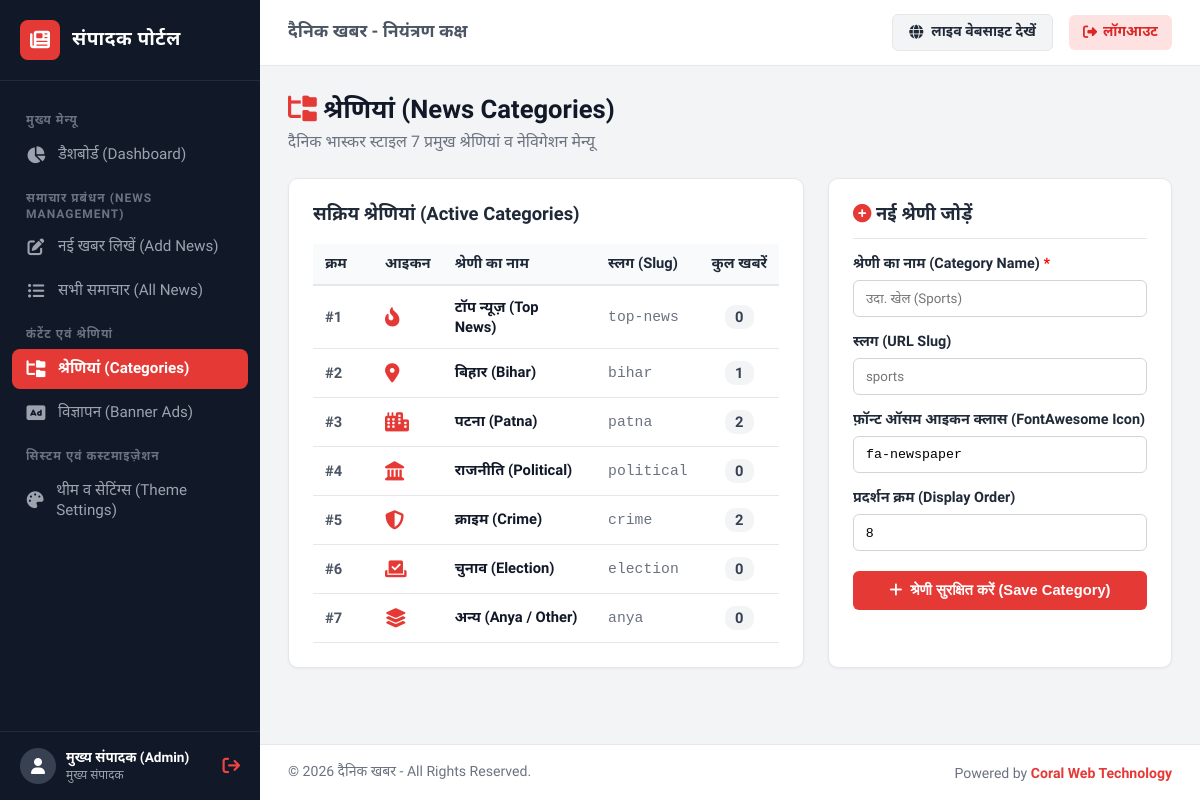
Screenshot of /admin/categories/index.php (signed in) with the database file from the repository.
### tables this page shows
CREATE TABLE `settings` (
  `id` INT AUTO_INCREMENT PRIMARY KEY,
  `site_title` VARCHAR(150) NOT NULL DEFAULT 'दैनिक खबर',
  `tagline` VARCHAR(255) NOT NULL DEFAULT 'सच्ची और निष्पक्ष पत्रकारिता का सशक्त डिजिटल मंच',
  `theme_color` VARCHAR(20) NOT NULL DEFAULT '#e53935',
  `logo_url` VARCHAR(255) DEFAULT 'assets/images/logo.svg',
  `epaper_link` VARCHAR(255) DEFAULT 'https://epaper.dainikkhabr.com',
  `created_at` TIMESTAMP DEFAULT CURRENT_TIMESTAMP,
  `updated_at` TIMESTAMP DEFAULT CURRENT_TIMESTAMP ON UPDATE CURRENT_TIMESTAMP
);

CREATE TABLE `categories` (
  `id` INT AUTO_INCREMENT PRIMARY KEY,
  `name` VARCHAR(100) NOT NULL,
  `slug` VARCHAR(120) NOT NULL UNIQUE,
  `icon` VARCHAR(50) DEFAULT 'fa-newspaper',
  `display_order` INT DEFAULT 0,
  `status` TINYINT(1) DEFAULT 1,
  `created_at` TIMESTAMP DEFAULT CURRENT_TIMESTAMP
);

### includes/functions.php (called while the page is built, shortened)
<?php
require_once __DIR__ . '/../config/db.php';
function get_site_settings($pdo_conn = null) {
    global $pdo;
    $db = $pdo_conn ?: $pdo;
    static $settings = null;
    if ($settings === null) {
        $default = [
            'site_title'  => 'दैनिक खबर',
            'tagline'     => 'सच्ची और निष्पक्ष पत्रकारिता का सशक्त डिजिटल मंच',
            'theme_color' => '#e53935',
            'logo_url'    => 'assets/images/logo.svg',
            'epaper_link' => 'https://epaper.dainikkhabr.com'
        ];
        if ($db) {
            try {
                $stmt = $db->query("SELECT * FROM settings WHERE id = 1 LIMIT 1");
                $row = $stmt->fetch();
                $settings = $row ?: $default;
            } catch (PDOException $e) {
                $settings = $default;
            }
        } else {
            $settings = $default;
        }
    }
    return $settings;
}

### admin/categories/index.php (the view, shortened to what this page needs)
<?php
require_once __DIR__ . '/../includes/auth.php';
$categories = [];
if ($pdo) {
    $stmt = $pdo->query("SELECT c.*, COUNT(n.id) as news_count
                         FROM categories c
                         LEFT JOIN news n ON c.id = n.category_id
                         GROUP BY c.id
                         ORDER BY c.display_order ASC, c.id ASC");
    $categories = $stmt->fetchAll();
}
require_once __DIR__ . '/../includes/header.php';
?>
<div class="page-header">
    <div>
        <h1><i class="fa-solid fa-folder-tree" style="color:var(--admin-theme);"></i> श्रेणियां (News Categories)</h1>
        <p style="color:#6b7280; margin-top:4px;">दैनिक भास्कर स्टाइल 7 प्रमुख श्रेणियां व नेविगेशन मेन्यू</p>
    </div>
</div>
<div style="display: grid; grid-template-columns: 1.8fr 1.2fr; gap: 24px;">
    <div class="card">
        <h3 style="font-size: 1.15rem; font-weight: 700; margin-bottom: 16px;">
            सक्रिय श्रेणियां (Active Categories)
        </h3>
        <div style="overflow-x: auto;">
            <table style="width: 100%; border-collapse: collapse; text-align: left; font-size: 0.92rem;">
                <thead>
                    <tr style="border-bottom: 2px solid var(--admin-border); background: #f9fafb;">
                        <th style="padding: 10px 12px; width: 60px;">क्रम</th>
                        <th style="padding: 10px 12px;">आइकन</th>
                        <th style="padding: 10px 12px;">श्रेणी का नाम</th>
                        <th style="padding: 10px 12px;">स्लग (Slug)</th>
                        <th style="padding: 10px 12px; text-align: center;">कुल खबरें</th>
                    </tr>
                </thead>
                <tbody>
                    <?php foreach ($categories as $cat): ?>
                        <tr style="border-bottom: 1px solid var(--admin-border);">
                            <td style="padding: 12px; font-weight: 700; color: #4b5563;">
                                #<?php echo (int)$cat['display_order']; ?>
                            </td>
                            <td style="padding: 12px; font-size: 1.2rem; color: var(--admin-theme);">
                                <i class="fa-solid <?php echo htmlspecialchars($cat['icon'] ?? 'fa-newspaper'); ?>"></i>
                            </td>
                            <td style="padding: 12px; font-weight: 600;">
                                <a href="<?php echo SITE_URL; ?>/category.php?slug=<?php echo urlencode($cat['slug']); ?>" target="_blank" style="color: #111827; text-decoration: none;">
                                    <?php echo htmlspecialchars($cat['name']); ?>
                                </a>
                            </td>
                            <td style="padding: 12px; color: #6b7280; font-family: monospace;">
                                <?php echo htmlspecialchars($cat['slug']); ?>
                            </td>
                            <td style="padding: 12px; text-align: center;">
                                <span style="display:inline-block; padding:3px 10px; background:#f3f4f6; border-radius:10px; font-weight:600; color:#374151;">
                                    <?php echo number_format($cat['news_count']); ?>
                                </span>
                            </td>
                        </tr>
                    <?php endforeach; ?>
                </tbody>
            </table>
        </div>
    </div>
    <div class="card">
        <h3 style="font-size: 1.15rem; font-weight: 700; margin-bottom: 16px; border-bottom: 1px solid var(--admin-border); padding-bottom: 10px;">
            <i class="fa-solid fa-plus-circle" style="color:var(--admin-theme);"></i> नई श्रेणी जोड़ें
        </h3>
        <form method="POST" action="">
            <div style="margin-bottom: 16px;">
                <label style="display:block; font-weight:600; margin-bottom:6px; font-size:0.9rem;">
                    श्रेणी का नाम (Category Name) <span style="color:red;">*</span>
                </label>
                <input type="text" name="name" placeholder="उदा. खेल (Sports)" required style="width:100%; padding:10px 12px; border:1px solid #d1d5db; border-radius:6px; font-family:inherit;">
            </div>
            <div style="margin-bottom: 16px;">
                <label style="display:block; font-weight:600; margin-bottom:6px; font-size:0.9rem;">
                    स्लग (URL Slug)
                </label>
                <input type="text" name="slug" placeholder="sports" style="width:100%; padding:10px 12px; border:1px solid #d1d5db; border-radius:6px; font-family:inherit;">
            </div>
            <div style="margin-bottom: 16px;">
                <label style="display:block; font-weight:600; margin-bottom:6px; font-size:0.9rem;">
                    फ़ॉन्ट ऑसम आइकन क्लास (FontAwesome Icon)
                </label>
                <input type="text" name="icon" value="fa-newspaper" placeholder="fa-futbol" style="width:100%; padding:10px 12px; border:1px solid #d1d5db; border-radius:6px; font-family:monospace;">
            </div>
            <div style="margin-bottom: 20px;">
                <label style="display:block; font-weight:600; margin-bottom:6px; font-size:0.9rem;">
                    प्रदर्शन क्रम (Display Order)
                </label>
                <input type="number" name="display_order" value="<?php echo count($categories) + 1; ?>" min="1" max="99" style="width:100%; padding:10px 12px; border:1px solid #d1d5db; border-radius:6px;">
            </div>
            <button type="submit" class="btn btn-primary" style="width:100%; justify-content:center; padding:11px;">
                <i class="fa-solid fa-plus"></i> श्रेणी सुरक्षित करें (Save Category)
            </button>
        </form>
    </div>
</div>
<?php require_once __DIR__ . '/../includes/footer.php'; ?>

### admin/includes/header.php (shortened to what this page needs)
<?php
$site_settings = get_site_settings();
$current_page = basename($_SERVER['PHP_SELF']);
$current_dir = basename(dirname($_SERVER['PHP_SELF']));
?>
<!DOCTYPE html>
<html lang="hi">
<head>
    <link rel="stylesheet" href="https://cdnjs.cloudflare.com/ajax/libs/font-awesome/6.5.1/css/all.min.css">
    <link href="https://cdn.jsdelivr.net/npm/summernote@0.8.18/dist/summernote-lite.min.css" rel="stylesheet">
</head>
<body>
    <aside class="admin-sidebar" id="adminSidebar">
        <a href="<?php echo SITE_URL; ?>/admin/" class="sidebar-brand">
            <div class="brand-icon"><i class="fa-solid fa-newspaper"></i></div>
            <div class="brand-title">संपादक पोर्टल</div>
        </a>
        <ul class="sidebar-menu">
            <li class="menu-label">मुख्य मेन्यू</li>
            <li class="menu-item">
                <a href="<?php echo SITE_URL; ?>/admin/" class="menu-link <?php echo ($current_page == 'index.php' && $current_dir == 'admin') ? 'active' : ''; ?>">
                    <i class="fa-solid fa-chart-pie"></i> डैशबोर्ड (Dashboard)
                </a>
            </li>
            <li class="menu-label">समाचार प्रबंधन (News Management)</li>
            <li class="menu-item">
                <a href="<?php echo SITE_URL; ?>/admin/news/add.php" class="menu-link <?php echo ($current_page == 'add.php' && $current_dir == 'news') ? 'active' : ''; ?>">
                    <i class="fa-solid fa-pen-to-square"></i> नई खबर लिखें (Add News)
                </a>
            </li>
            <li class="menu-item">
                <a href="<?php echo SITE_URL; ?>/admin/news/index.php" class="menu-link <?php echo ($current_page == 'index.php' && $current_dir == 'news') ? 'active' : ''; ?>">
                    <i class="fa-solid fa-list-ul"></i> सभी समाचार (All News)
                </a>
            </li>
            <li class="menu-label">कंटेंट एवं श्रेणियां</li>
            <li class="menu-item">
                <a href="<?php echo SITE_URL; ?>/admin/categories/index.php" class="menu-link <?php echo ($current_dir == 'categories') ? 'active' : ''; ?>">
                    <i class="fa-solid fa-folder-tree"></i> श्रेणियां (Categories)
                </a>
            </li>
            <li class="menu-item">
                <a href="<?php echo SITE_URL; ?>/admin/ads/index.php" class="menu-link <?php echo ($current_dir == 'ads') ? 'active' : ''; ?>">
                    <i class="fa-solid fa-rectangle-ad"></i> विज्ञापन (Banner Ads)
                </a>
            </li>
            <li class="menu-label">सिस्टम एवं कस्टमाइज़ेशन</li>
            <li class="menu-item">
                <a href="<?php echo SITE_URL; ?>/admin/settings.php" class="menu-link <?php echo ($current_page == 'settings.php') ? 'active' : ''; ?>">
                    <i class="fa-solid fa-palette"></i> थीम व सेटिंग्स (Theme Settings)
                </a>
            </li>
        </ul>
        <div class="sidebar-footer">
            <div class="user-info">
                <div class="user-avatar"><i class="fa-solid fa-user"></i></div>
                <div class="user-details">
                    <h5><?php echo htmlspecialchars($_SESSION['admin_name'] ?? 'Admin'); ?></h5>
                    <p>मुख्य संपादक</p>
                </div>
            </div>
            <a href="<?php echo SITE_URL; ?>/admin/logout.php" title="लॉगआउट" style="color:#ef4444; font-size:1.1rem;"><i class="fa-solid fa-arrow-right-from-bracket"></i></a>
        </div>
    </aside>
    <div class="admin-main">
        <header class="admin-topbar">
            <div class="topbar-left">
                <h3 style="font-size:1.1rem; font-weight:600; color:#4b5563;">
                    <?php echo htmlspecialchars($site_settings['site_title'] ?? 'दैनिक खबर'); ?> - नियंत्रण कक्ष
                </h3>
            </div>
            <div class="topbar-right">
                <a href="<?php echo SITE_URL; ?>/" target="_blank" class="view-site-btn">
                    <i class="fa-solid fa-globe"></i> लाइव वेबसाइट देखें
                </a>
                <a href="<?php echo SITE_URL; ?>/admin/logout.php" class="logout-btn">
                    <i class="fa-solid fa-right-from-bracket"></i> लॉगआउट
                </a>
            </div>
        </header>
        <main class="admin-body">

### admin/includes/footer.php (shortened to what this page needs)
        </main>
        <footer style="padding: 18px 28px; background: #ffffff; border-top: 1px solid var(--admin-border); font-size: 0.88rem; color: #6b7280; display: flex; justify-content: space-between; align-items: center; flex-wrap: wrap; gap: 10px;">
            <div>
                &copy; <?php echo date('Y'); ?> <?php echo htmlspecialchars($site_settings['site_title'] ?? 'दैनिक खबर'); ?> - All Rights Reserved.
            </div>
            <div>
                Powered by <a href="https://coralwebtechnology.com/" target="_blank" style="color: var(--admin-theme); text-decoration: none; font-weight: 600;">Coral Web Technology</a>
            </div>
        </footer>
    </div>
</body>
</html>

### rows the page displays
settings: site_title "दैनिक खबर"
categories: display_order "1", name "टॉप न्यूज़ (Top News)", slug "top-news", news_count "0"
categories: display_order "2", name "बिहार (Bihar)", slug "bihar", news_count "1"
categories: display_order "3", name "पटना (Patna)", slug "patna", news_count "2"
categories: display_order "4", name "राजनीति (Political)", slug "political", news_count "0"
categories: display_order "5", name "क्राइम (Crime)", slug "crime", news_count "2"
categories: display_order "6", name "चुनाव (Election)", slug "election", news_count "0"
categories: display_order "7", name "अन्य (Anya / Other)", slug "anya", news_count "0"

### other values shown
$_SESSION['admin_name'] "मुख्य संपादक (Admin)"
